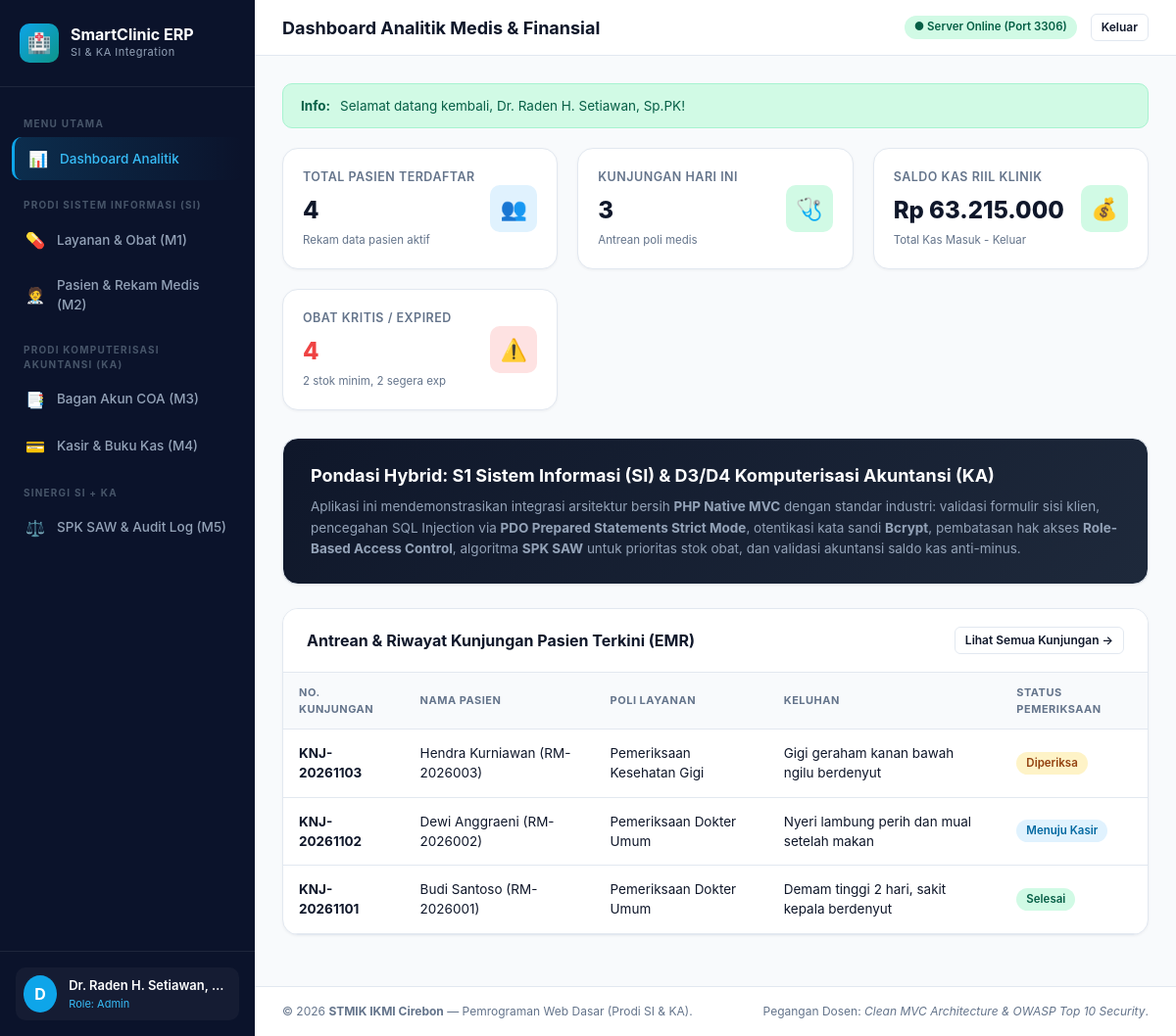
/index.php?c=dashboard&m=index (signed in), run on the app's committed database.
### tables this page shows
CREATE TABLE `rekam_medis` (
  `id` INT AUTO_INCREMENT PRIMARY KEY,
  `no_kunjungan` VARCHAR(25) NOT NULL UNIQUE,
  `pasien_id` INT NOT NULL,
  `layanan_id` INT NOT NULL,
  `tgl_kunjungan` DATE NOT NULL,
  `keluhan` TEXT,
  `tensi` VARCHAR(20),
  `suhu` VARCHAR(10),
  `diagnosis` VARCHAR(150),
  `resep_obat` TEXT,
  `status_periksa` ENUM('Menunggu', 'Diperiksa', 'Menuju Kasir', 'Selesai') NOT NULL DEFAULT 'Menunggu',
  `created_at` TIMESTAMP DEFAULT CURRENT_TIMESTAMP,
  FOREIGN KEY (`pasien_id`) REFERENCES `pasien`(`id`) ON DELETE CASCADE,
  FOREIGN KEY (`layanan_id`) REFERENCES `layanan_medis`(`id`) ON DELETE CASCADE
);

CREATE TABLE `pasien` (
  `id` INT AUTO_INCREMENT PRIMARY KEY,
  `no_rm` VARCHAR(20) NOT NULL UNIQUE,
  `nik` VARCHAR(20) NOT NULL,
  `nama_pasien` VARCHAR(100) NOT NULL,
  `jenis_kelamin` ENUM('L', 'P') NOT NULL,
  `tgl_lahir` DATE NOT NULL,
  `telepon` VARCHAR(20) NOT NULL,
  `alamat` TEXT,
  `jenis_pasien` ENUM('Umum', 'BPJS') NOT NULL DEFAULT 'Umum',
  `created_at` TIMESTAMP DEFAULT CURRENT_TIMESTAMP
);

CREATE TABLE `layanan_medis` (
  `id` INT AUTO_INCREMENT PRIMARY KEY,
  `kode_layanan` VARCHAR(20) NOT NULL UNIQUE,
  `nama_layanan` VARCHAR(100) NOT NULL,
  `poli` VARCHAR(50) NOT NULL,
  `tarif` DECIMAL(12,2) NOT NULL DEFAULT 0.00,
  `status` ENUM('tersedia', 'tutup') NOT NULL DEFAULT 'tersedia',
  `created_at` TIMESTAMP DEFAULT CURRENT_TIMESTAMP
);

### app/Controllers/DashboardController.php (called while the page is built, shortened)
<?php
class DashboardController extends Controller {
    public function index(): void {
        $pasienModel = new Pasien();
        $obatModel   = new Obat();
        $rmModel     = new RekamMedis();
        $kasModel    = new TransaksiKas();
        $totalPasien    = count($pasienModel->getAll());
        $obatMenipis    = count($obatModel->getLowStock());
        $obatExpired    = count($obatModel->getExpiringSoon());
        $kunjunganHariIni = count($rmModel->getAllWithDetails());
        $summaryKas     = $kasModel->getSummaryKas();
        $listKunjungan  = array_slice($rmModel->getAllWithDetails(), 0, 5);
        $this->render('dashboard/index', [
            'title'            => 'Dashboard Analitik Medis & Finansial',
            'totalPasien'      => $totalPasien,
            'obatMenipis'      => $obatMenipis,
            'obatExpired'      => $obatExpired,
            'kunjunganHariIni' => $kunjunganHariIni,
            'summaryKas'       => $summaryKas,
            'listKunjungan'    => $listKunjungan
        ]);
    }
}

### app/Core/App.php (called while the page is built, shortened)
<?php
class App {
    public static function run(): void {
        $methodName     = $_GET['m'] ?? 'index';
        $controller = new $controllerClass();
        $controller->$methodName();
    }
}

### index.php (called while the page is built, shortened)
<?php
spl_autoload_register(function ($class) {
    $prefix = 'App\\';
    $baseDir = __DIR__ . '/app/';
    $len = strlen($prefix);
    $relativeClass = substr($class, $len);
    $file = $baseDir . str_replace('\\', '/', $relativeClass) . '.php';
});
\App\Core\App::run();

### app/Models/RekamMedis.php (called while the page is built, shortened)
<?php
class RekamMedis {
    protected PDO $db;
    public function __construct() {
        $this->db = Database::getConnection();
    }
    public function getAllWithDetails(): array {
        $sql = "SELECT rm.*, p.no_rm, p.nama_pasien, p.jenis_kelamin, p.telepon, lm.nama_layanan, lm.poli, lm.tarif
                FROM rekam_medis rm
                JOIN pasien p ON rm.pasien_id = p.id
                JOIN layanan_medis lm ON rm.layanan_id = lm.id
                ORDER BY rm.id DESC";
        $stmt = $this->db->query($sql);
        return $stmt->fetchAll();
    }
}

### app/Core/Database.php (called while the page is built, shortened)
<?php
class Database {
    private static ?PDO $instance = null;
    public static function getConnection(): PDO {
        if (self::$instance === null) {
            $dsn = "mysql:host=" . DB_HOST . ";port=" . DB_PORT . ";dbname=" . DB_NAME . ";charset=utf8mb4";
            $options = [
                PDO::ATTR_ERRMODE            => PDO::ERRMODE_EXCEPTION,
                PDO::ATTR_DEFAULT_FETCH_MODE => PDO::FETCH_ASSOC,
                PDO::ATTR_EMULATE_PREPARES   => false,
            ];
            try {
                self::$instance = new PDO($dsn, DB_USER, DB_PASS, $options);
            } catch (PDOException $e) {
                die("<div style='font-family:sans-serif;padding:24px;background:#FEF2F2;border:1px solid #FCA5A5;color:#991B1B;border-radius:12px;max-width:700px;margin:40px auto;'>"
                    . "<h3 style='margin-top:0;'>⚠️ Gagal Terhubung ke Basis Data MySQL!</h3>"
                    . "<p>Pastikan MySQL server aktif di port " . DB_PORT . " dan database <strong>" . DB_NAME . "</strong> sudah diinisialisasi.</p>"
                    . "<p>Silakan buka file <a href='setup.php' style='color:#2563EB;font-weight:bold;'>setup.php</a> untuk migrasi otomatis basis data satu klik.</p>"
                    . "<small style='color:#6B7280;'>Pesan Teknis: " . htmlspecialchars($e->getMessage()) . "</small>"
                    . "</div>");
            }
        }
        return self::$instance;
    }
}

### app/Views/dashboard/index.php (the view)
<?php require_once __DIR__ . '/../layouts/header.php'; ?>
<div class="grid-stats">
  <div class="card-stat">
    <div>
      <div class="stat-label">Total Pasien Terdaftar</div>
      <div class="stat-value"><?= number_format($totalPasien) ?></div>
      <div class="stat-desc">Rekam data pasien aktif</div>
    </div>
    <div class="stat-icon icon-blue">👥</div>
  </div>
  <div class="card-stat">
    <div>
      <div class="stat-label">Kunjungan Hari Ini</div>
      <div class="stat-value"><?= number_format($kunjunganHariIni) ?></div>
      <div class="stat-desc">Antrean poli medis</div>
    </div>
    <div class="stat-icon icon-green">🩺</div>
  </div>
  <div class="card-stat">
    <div>
      <div class="stat-label">Saldo Kas Riil Klinik</div>
      <div class="stat-value">Rp <?= number_format($summaryKas['saldo_akhir'], 0, ',', '.') ?></div>
      <div class="stat-desc">Total Kas Masuk - Keluar</div>
    </div>
    <div class="stat-icon icon-green">💰</div>
  </div>
  <div class="card-stat">
    <div>
      <div class="stat-label">Obat Kritis / Expired</div>
      <div class="stat-value" style="color: var(--danger);"><?= $obatMenipis + $obatExpired ?></div>
      <div class="stat-desc"><?= $obatMenipis ?> stok minim, <?= $obatExpired ?> segera exp</div>
    </div>
    <div class="stat-icon icon-red">⚠️</div>
  </div>
</div>
<div class="card" style="background: linear-gradient(135deg, #0F172A, #1E293B); color: #fff; margin-bottom: 24px;">
  <div class="card-body" style="padding: 24px 28px;">
    <h3 style="font-size: 18px; font-weight: 700; margin-bottom: 8px;">Pondasi Hybrid: S1 Sistem Informasi (SI) & D3/D4 Komputerisasi Akuntansi (KA)</h3>
    <p style="font-size: 13.5px; color: #94A3B8; max-width: 900px; line-height: 1.6;">
      Aplikasi ini mendemonstrasikan integrasi arsitektur bersih <strong>PHP Native MVC</strong> dengan standar industri:
      validasi formulir sisi klien, pencegahan SQL Injection via <strong>PDO Prepared Statements Strict Mode</strong>, otentikasi kata sandi <strong>Bcrypt</strong>, pembatasan hak akses <strong>Role-Based Access Control</strong>, algoritma <strong>SPK SAW</strong> untuk prioritas stok obat, dan validasi akuntansi saldo kas anti-minus.
    </p>
  </div>
</div>
<div class="card">
  <div class="card-header">
    <div class="card-title">Antrean & Riwayat Kunjungan Pasien Terkini (EMR)</div>
    <a href="<?= BASE_URL ?>/index.php?c=pasien&m=index" class="btn btn-outline btn-sm">Lihat Semua Kunjungan &rarr;</a>
  </div>
  <div class="table-responsive">
    <table class="table">
      <thead>
        <tr>
          <th>No. Kunjungan</th>
          <th>Nama Pasien</th>
          <th>Poli Layanan</th>
          <th>Keluhan</th>
          <th>Status Pemeriksaan</th>
        </tr>
      </thead>
      <tbody>
        <?php if (empty($listKunjungan)): ?>
          <tr><td colspan="5" style="text-align:center; padding: 20px;">Belum ada antrean kunjungan hari ini.</td></tr>
        <?php else: ?>
          <?php foreach ($listKunjungan as $k): ?>
            <tr>
              <td><strong><?= htmlspecialchars($k['no_kunjungan']) ?></strong></td>
              <td><?= htmlspecialchars($k['nama_pasien']) ?> (<?= htmlspecialchars($k['no_rm']) ?>)</td>
              <td><?= htmlspecialchars($k['nama_layanan']) ?></td>
              <td><?= htmlspecialchars($k['keluhan']) ?></td>
              <td>
                <?php
                  $badge = match($k['status_periksa']) {
                    'Selesai'      => 'badge-success',
                    'Menuju Kasir' => 'badge-primary',
                    'Diperiksa'    => 'badge-warning',
                    default        => 'badge-danger'
                  };
                ?>
                <span class="badge <?= $badge ?>"><?= htmlspecialchars($k['status_periksa']) ?></span>
              </td>
            </tr>
          <?php endforeach; ?>
        <?php endif; ?>
      </tbody>
    </table>
  </div>
</div>
<?php require_once __DIR__ . '/../layouts/footer.php'; ?>

### assets/css/style.css (style rules this page uses)
:root { --bg-body: #F8FAFC; --bg-card: #FFFFFF; --sidebar-bg: #0B132B; --sidebar-hover: #1C2541; --sidebar-text: #94A3B8; --sidebar-text-active: #FFFFFF; --primary: #0EA5E9; --primary-hover: #0284C7; --secondary: #0D9488; --success: #10B981; --warning: #F59E0B; --danger: #EF4444; --text-main: #0F172A; --text-muted: #64748B; --border: #E2E8F0; --border-light: #F1F5F9; --radius-sm: 6px; --radius-md: 10px; --radius-lg: 16px; --shadow-sm: 0 1px 3px rgba(15, 23, 42, 0.05); --shadow-md: 0 4px 12px rgba(15, 23, 42, 0.06); --shadow-lg: 0 12px 28px rgba(15, 23, 42, 0.08); }
* { box-sizing: border-box; margin: 0; padding: 0; }
body { font-family: -apple-system, BlinkMacSystemFont, "Segoe UI", Roboto, "Helvetica Neue", Arial, sans-serif; background-color: var(--bg-body); color: var(--text-main); line-height: 1.5; display: flex; min-height: 100vh; }
.grid-stats { display: grid; grid-template-columns: repeat(auto-fit, minmax(230px, 1fr)); gap: 20px; margin-bottom: 28px; }
.card-stat { background-color: var(--bg-card); border: 1px solid var(--border); border-radius: var(--radius-lg); padding: 20px; display: flex; align-items: center; justify-content: space-between; box-shadow: var(--shadow-sm); transition: transform 0.2s, box-shadow 0.2s; }
.stat-label { font-size: 12.5px; font-weight: 600; color: var(--text-muted); text-transform: uppercase; letter-spacing: 0.5px; margin-bottom: 6px; }
.stat-value { font-size: 24px; font-weight: 800; color: var(--text-main); }
.stat-desc { font-size: 11.5px; color: var(--text-muted); margin-top: 4px; }
.stat-icon { width: 48px; height: 48px; border-radius: var(--radius-md); display: flex; align-items: center; justify-content: center; font-size: 22px; }
.icon-blue { background-color: #E0F2FE; color: var(--primary); }
.icon-green { background-color: #D1FAE5; color: var(--success); }
.icon-red { background-color: #FEE2E2; color: var(--danger); }
.card { background-color: var(--bg-card); border: 1px solid var(--border); border-radius: var(--radius-lg); box-shadow: var(--shadow-sm); margin-bottom: 24px; overflow: hidden; }
.card-header { padding: 18px 24px; border-bottom: 1px solid var(--border); display: flex; align-items: center; justify-content: space-between; background-color: #fff; }
.card-title { font-size: 16px; font-weight: 700; color: var(--text-main); }
.card-body { padding: 24px; }
.table-responsive { width: 100%; overflow-x: auto; }
.table { width: 100%; border-collapse: collapse; text-align: left; font-size: 13.5px; }
.table th { background-color: #F8FAFC; color: var(--text-muted); font-weight: 700; padding: 12px 16px; border-bottom: 1px solid var(--border); text-transform: uppercase; font-size: 11px; letter-spacing: 0.5px; }
.table td { padding: 14px 16px; border-bottom: 1px solid var(--border); color: var(--text-main); vertical-align: middle; }
.badge { display: inline-flex; align-items: center; padding: 3px 10px; border-radius: 9999px; font-size: 11.5px; font-weight: 600; }
.badge-success { background-color: #D1FAE5; color: #065F46; }
.badge-primary { background-color: #E0F2FE; color: #0369A1; }
.badge-warning { background-color: #FEF3C7; color: #92400E; }
.btn { display: inline-flex; align-items: center; justify-content: center; gap: 6px; padding: 8px 14px; font-size: 13px; font-weight: 600; border-radius: var(--radius-md); border: 1px solid transparent; cursor: pointer; text-decoration: none; transition: all 0.2s; }
.btn-outline { background-color: transparent; border-color: var(--border); color: var(--text-main); }
.btn-sm { padding: 4px 10px; font-size: 12px; border-radius: var(--radius-sm); }

### data on the page
rekam_medis: $obatMenipis + $obatExpired "4", layanan "2", no_kunjungan "KNJ-20261103", pasien.nama_pasien "Hendra Kurniawan", pasien.no_rm "RM-2026003", layanan.nama_layanan "Pemeriksaan Kesehatan Gigi", keluhan "Gigi geraham kanan bawah ngilu berdenyut", status_periksa "Diperiksa"
rekam_medis: no_kunjungan "KNJ-20261102", pasien.nama_pasien "Dewi Anggraeni", pasien.no_rm "RM-2026002", layanan.nama_layanan "Pemeriksaan Dokter Umum", keluhan "Nyeri lambung perih dan mual setelah makan", status_periksa "Menuju Kasir"
rekam_medis: no_kunjungan "KNJ-20261101", pasien.nama_pasien "Budi Santoso", pasien.no_rm "RM-2026001", layanan.nama_layanan "Pemeriksaan Dokter Umum", keluhan "Demam tinggi 2 hari, sakit kepala berdenyut", status_periksa "Selesai"

### other printed values
substr($nama, 0, 1) "D"
$nama "Dr. Raden H. Setiawan,…"
$role "Admin"
$title "Dashboard Analitik Medis & Finansial"
$flash['message'] "Selamat datang kembali, Dr. Raden H. Setiawan, Sp.PK!"
$totalPasien "4"
$kunjunganHariIni "3"
$summaryKas['saldo_akhir'] "63.215.000"
